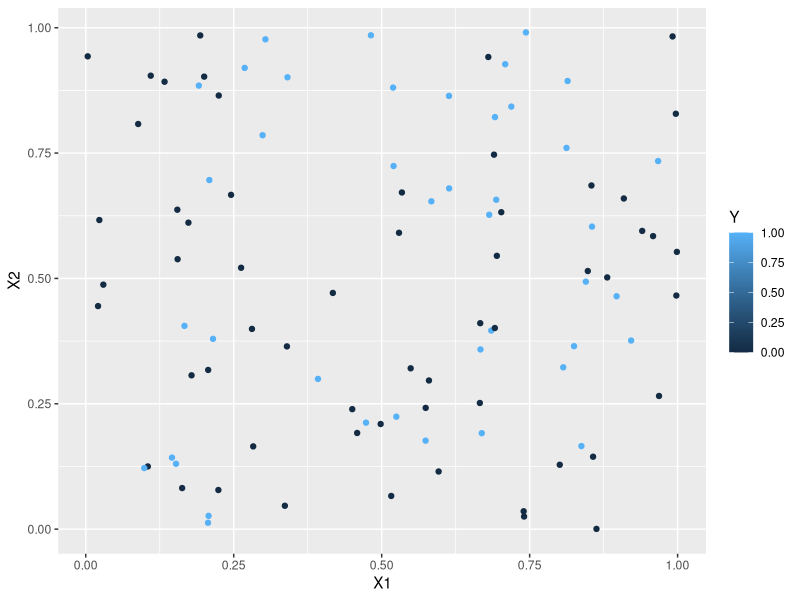
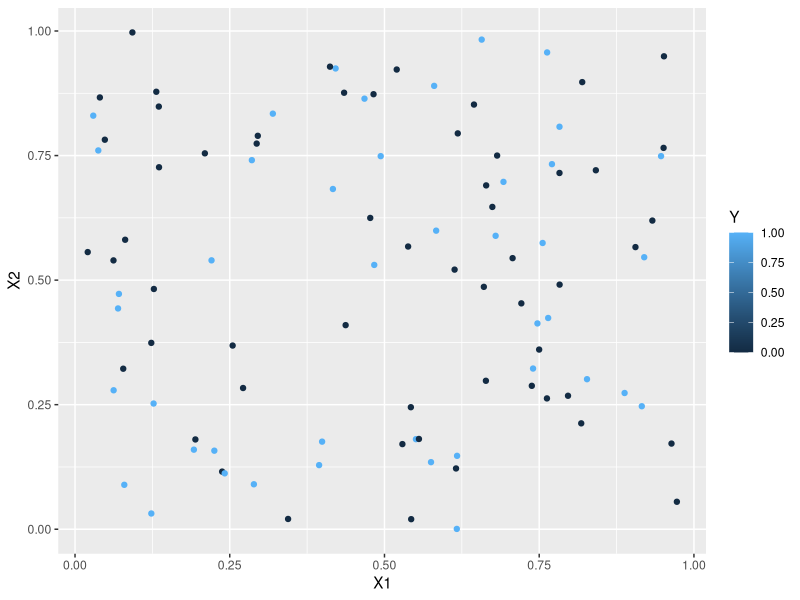
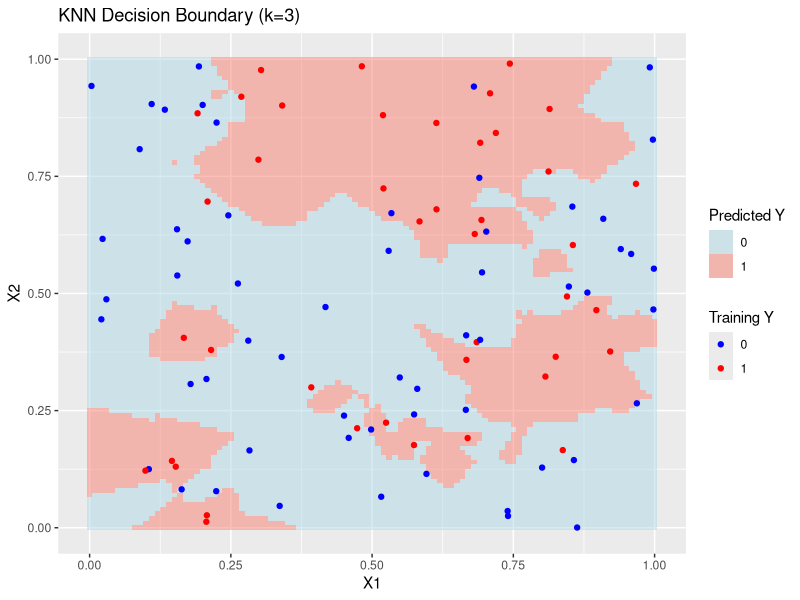
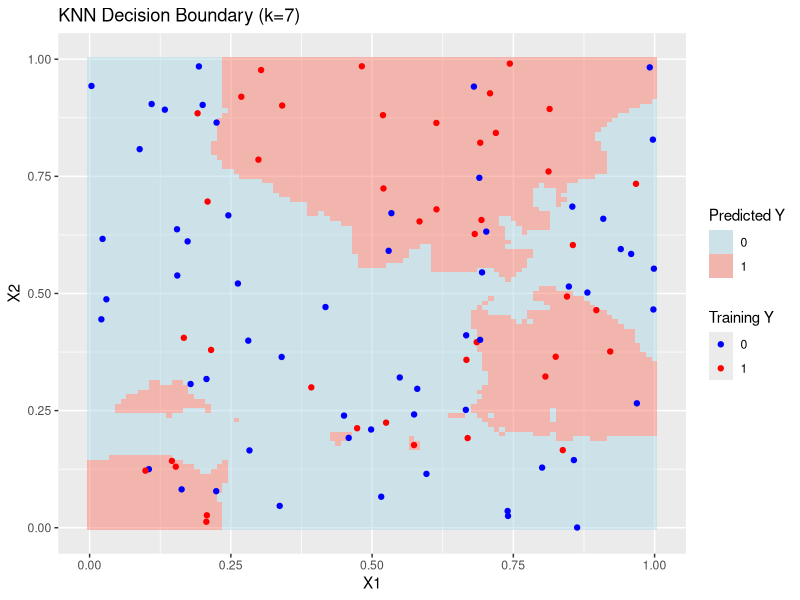
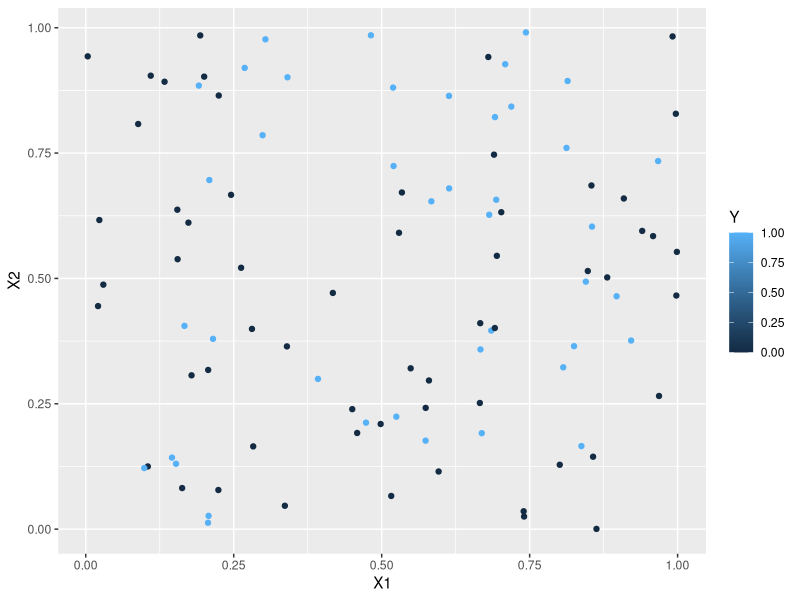
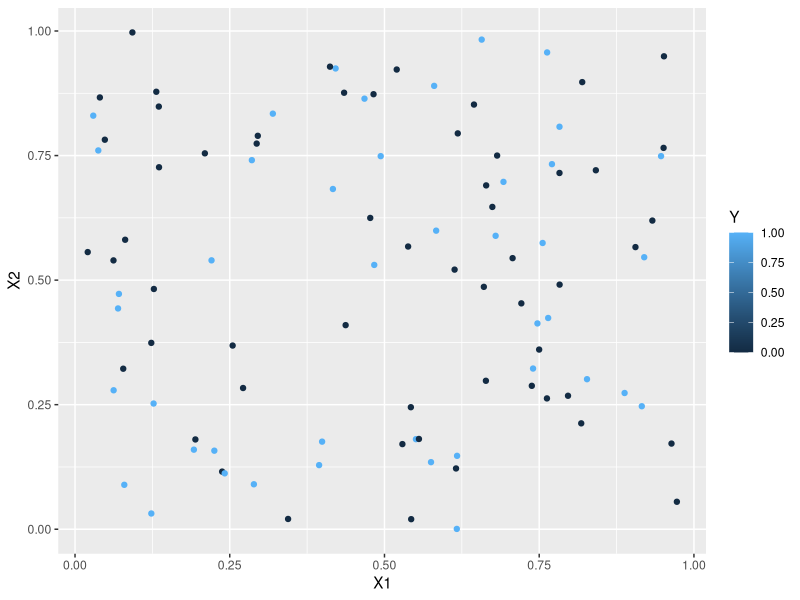
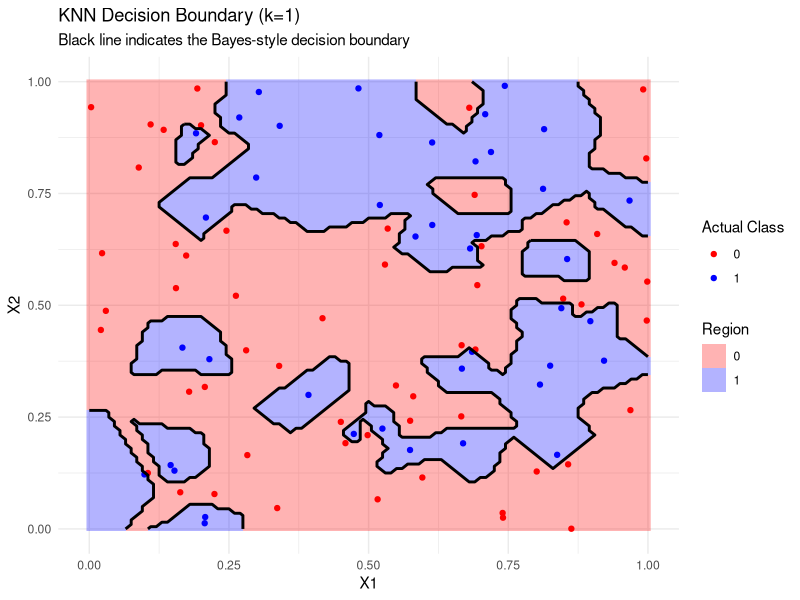
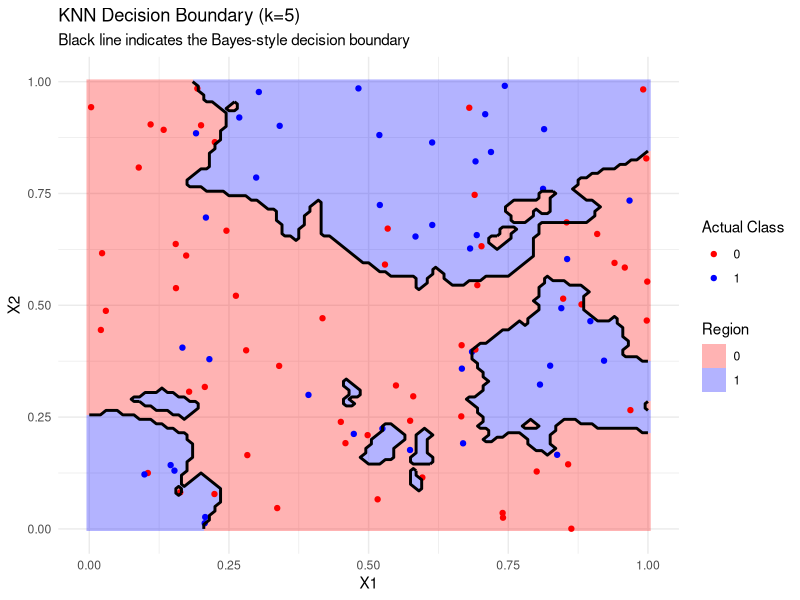

These figures' R source, in order:
## ---- chunk 1
library(class)
library(tidyverse)
## ---- chunk 2
#Generative model
set.seed(116) #setting a random seed so that we can reproduce everything exactly if we want to

generate_y <- function(x1,x2) { #two input parameters to generate the output y
  logit <- x1 -2*x2 -2*x1^2 + x2^2 + 3*x1*x2
  p <- exp(logit)/(1+exp(logit)) #apply the inverse logit function
  y <- rbinom(1,1,p) #y becomes a 0 (with prob 1-p) or a 1 with probability p
}
## ---- chunk 3
# Generate a dataset with 100 points
set.seed(116)
n = 100
X1 <- runif(n,0,1)
X2 <- runif(n,0,1)

#I'm going to use a for loop to generate 100 y's
Y <- rep(0,n) #initializing my Y to be a vector of 0's
for (i in 1:n) {
  Y[i] <- generate_y(X1[i],X2[i])
}

sum(Y) #How many 0's and 1's were predicted? In this training set, 42% were 1's. However, almost 48% are 1's when n is large. That's quite close to 50/50 so we shouldn't have issues with "imbalance," which is something we'll learn about later in the semester.

training <- cbind(X1,X2,Y) #combining all of my variables into a training dataset
ggplot(data=training, aes(x=X1, y=X2, color=Y)) +
  geom_point()
## ---- chunk 4
# Create the training dataset as above using seed=116
# Create a testing dataset using seed=121

set.seed(121)
n = 100
X1 <- runif(n,0,1)
X2 <- runif(n,0,1)

#I'm going to use a for loop to generate 100 y's
Y <- rep(0,n) #initializing my Y to be a vector of 0's
for (i in 1:n) {
  Y[i] <- generate_y(X1[i],X2[i])
}

sum(Y) #43 1's, which is much closer to the 51.5% true rate
testing <- cbind(X1,X2,Y)

#Let's plot the test set. Does it look like the training set? Yeah, looks similar.
ggplot(data=testing, aes(x=X1, y=X2, color=Y)) +
  geom_point()
## ---- chunk 5
library(class)
library(tidyverse)

set.seed(116) #setting a random seed so that we can reproduce everything exactly if we want to

generate_y <- function(x1,x2) { #two input parameters to generate the output y
  logit <- x1 -2*x2 -2*x1^2 + x2^2 + 3*x1*x2
  p <- exp(logit)/(1+exp(logit)) #apply the inverse logit function
  y <- rbinom(1,1,p) #y becomes a 0 (with prob 1-p) or a 1 with probability p
}
# Generate a dataset with 100 points
set.seed(116)
n = 100
X1_tr <- runif(n,0,1)
X2_tr <- runif(n,0,1)

#I'm going to use a for loop to generate 100 y's
Y_tr <- rep(0,n) #initializing my Y to be a vector of 0's
for (i in 1:n) {
  Y_tr[i] <- generate_y(X1_tr[i],X2_tr[i])
}

training <- cbind(X1_tr,X2_tr,Y_tr) #combining all of my variables into a training dataset
## ---- chunk 6
set.seed(121)
n = 100
X1_te <- runif(n,0,1)
X2_te <- runif(n,0,1)

Y_te <- rep(0,n) #initializing my Y to be a vector of 0's
for (i in 1:n) {
  Y_te[i] <- generate_y(X1_te[i],X2_te[i])
}

sum(Y_te) #43 1's, which is much closer to the 51.5% true rate
testing <- cbind(X1_te,X2_te,Y_te)

## ---- chunk 7
ks=c(3,7)
mcrate <- c()

n_test <- nrow(testing)
for (k in ks) {
  y_pred <- knn(train = training[,1:2], test = testing[,1:2], 
                       cl = training[,3], k = k)
  
  misclass_rate <- sum(y_pred != testing[,3]) / n_test
  mcrate <- c(mcrate, misclass_rate)
}
# print misclassification rates
for (i in 1:length(ks)) {
  cat("k =", ks[i], "misclassification rate:", mcrate[i], "\n")
}
## ---- chunk 8
# grid unit square
test_grid <- expand.grid(
  X1 = seq(0, 1, by = 0.01),
  X2 = seq(0, 1, by = 0.01)
)

test_grid$y_pred_k3 <- knn(
  train= training[, 1:2],
  test= test_grid,
  cl= training[, 3],
  k=3
)
test_grid$y_pred_k7 <- knn(
  train= training[, 1:2],
  test= test_grid[, 1:2],
  cl= training[, 3],
  k=7
)

# plot db for k=3
ggplot() +
  geom_tile(data = test_grid, aes(x = X1, y = X2, fill = y_pred_k3), alpha = 0.5) +
  geom_point(data = as.data.frame(training), aes(x = X1_tr, y = X2_tr, color = as.factor(Y_tr))) +
  labs(title = "KNN Decision Boundary (k=3)", fill = "Predicted Y", color = "Training Y") +
  scale_fill_manual(values = c("0" = "lightblue", "1" = "salmon")) +
  scale_color_manual(values = c("0" = "blue", "1" = "red")) 

## ---- chunk 9
# plot db for k=7
ggplot() +
  geom_tile(data = test_grid, aes(x = X1, y = X2, fill = y_pred_k7), alpha = 0.5) +
  geom_point(data = as.data.frame(training), aes(x = X1_tr, y = X2_tr, color = as.factor(Y_tr))) +
  labs(title = "KNN Decision Boundary (k=7)", fill = "Predicted Y", color = "Training Y") +
  scale_fill_manual(values = c("0" = "lightblue", "1" = "salmon")) +
  scale_color_manual(values = c("0" = "blue", "1" = "red"))
## ---- chunk 10
new_data <- data.frame(X1 = 0.5, X2 = 0.5)
predicted_y_k3 <- knn(train = training[, 1:2],
                        test = new_data,
                        cl = training[, 3],
                        k = 3)
predicted_y_k7 <- knn(train = training[, 1:2],
                        test = new_data,
                        cl = training[, 3],
                        k = 7)
cat("Predicted Y for (X1=0.5, X2=0.5) with k=3:", predicted_y_k3, "\n")
cat("Predicted Y for (X1=0.5, X2=0.5) with k=7:", predicted_y_k7, "\n")
# 1 for both k=3 and k=7
## ---- chunk 11
rm(list = ls())
## ---- chunk 12
set.seed(116)
n = 100
X1 <- runif(n,0,1)
X2 <- runif(n,0,1)

generate_y <- function(x1,x2) { #two input parameters to generate the output y
  logit <- x1 -2*x2 -2*x1^2 + x2^2 + 3*x1*x2
  p <- exp(logit)/(1+exp(logit)) #apply the inverse logit function
  y <- rbinom(1,1,p) #y becomes a 0 (with prob 1-p) or a 1 with probability p
}

#I'm going to use a for loop to generate 100 y's
Y <- rep(0,n) #initializing my Y to be a vector of 0's
for (i in 1:n) {
  Y[i] <- generate_y(X1[i],X2[i])
}

sum(Y) #How many 0's and 1's were predicted? In this training set, 42% were 1's. However, almost 48% are 1's when n is large. That's quite close to 50/50 so we shouldn't have issues with "imbalance," which is something we'll learn about later in the semester.

training <- cbind(X1,X2,Y) #combining all of my variables into a training dataset
ggplot(data=training, aes(x=X1, y=X2, color=Y)) +
  geom_point()
## ---- chunk 13
# Create a testing dataset using seed=121

set.seed(121)
n = 100
X1 <- runif(n,0,1)
X2 <- runif(n,0,1)

#I'm going to use a for loop to generate 100 y's
Y <- rep(0,n) #initializing my Y to be a vector of 0's
for (i in 1:n) {
  Y[i] <- generate_y(X1[i],X2[i])
}

sum(Y) #43 1's, which is much closer to the 51.5% true rate
testing <- cbind(X1,X2,Y)

#Let's plot the test set. Does it look like the training set? Yeah, looks similar.
ggplot(data=testing, aes(x=X1, y=X2, color=Y)) +
  geom_point()

predicted.ys1 <- knn(train = training[,1:2], test = testing[,1:2], cl=training[,3],k=1)
predicted.ys <- knn(train = training[,1:2], test = testing[,1:2], cl=training[,3],k=5)
## ---- chunk 14

testing.grid <- expand.grid(X1 = seq(0, 1, by = .01), 
                            X2 = seq(0, 1, by = .01))

predicted.grid1 <- knn(train = training[,1:2], 
                      test = testing.grid, 
                      cl = training[,3], 
                      k = 1)
predicted.grid5 <- knn(train = training[,1:2], 
                      test = testing.grid, 
                      cl = training[,3], 
                      k = 5)

predicted.gridxy <- testing.grid
predicted.gridxy$Y1 <- as.numeric(predicted.grid1) -1
predicted.gridxy$Y5 <- as.numeric(predicted.grid5) -1 
## ---- chunk 15
misclass_rate <- function(predictions, truth) {
  1 - sum(predictions == truth) / length(predictions)
}

pred_k1 <- knn(train = training[,1:2],
               test = testing[,1:2],
               cl = training[,3],
               k = 1)

pred_k5 <- knn(train = training[,1:2],
               test = testing[,1:2],
               cl = training[,3],
               k = 5)

mis_k1 <- misclass_rate(pred_k1, testing[,3])
mis_k5 <- misclass_rate(pred_k5, testing[,3])

mis_k1
mis_k5
## ---- chunk 16
ggplot() +
  # Background: Show the decision regions
  geom_raster(data = predicted.gridxy, aes(x = X1, y = X2, fill = as.factor(Y1)), alpha = 0.3) +
  # The Boundary: The contour line where Y changes
  geom_contour(data = predicted.gridxy, aes(x = X1, y = X2, z = Y1), 
                breaks = 1.5, color = "black", size = 1) +
  # The actual data points
  geom_point(data = training, aes(x = X1, y = X2, color = as.factor(Y))) +
  scale_fill_manual(values = c("red", "blue"), name = "Region") +
  scale_color_manual(values = c("red", "blue"), name = "Actual Class") +
  labs(title = "KNN Decision Boundary (k=1)",
        subtitle = "Black line indicates the Bayes-style decision boundary") +
    geom_contour(data = predicted.gridxy, aes(x = X1, y = X2, z = Y1 +1),  
                breaks = 1.5, color = "black", size = 1) +  
theme_minimal()

ggplot() +
  # Background: Show the decision regions
  geom_raster(data = predicted.gridxy, aes(x = X1, y = X2, fill = as.factor(Y5)), alpha = 0.3) +
  # The Boundary: The contour line where Y changes
  geom_contour(data = predicted.gridxy, aes(x = X1, y = X2, z = Y5), 
                breaks = 1.5, color = "black", size = 1) +
  # The actual data points
  geom_point(data = training, aes(x = X1, y = X2, color = as.factor(Y))) +
  scale_fill_manual(values = c("red", "blue"), name = "Region") +
  scale_color_manual(values = c("red", "blue"), name = "Actual Class") +
  labs(title = "KNN Decision Boundary (k=5)",
        subtitle = "Black line indicates the Bayes-style decision boundary") +
    geom_contour(data = predicted.gridxy, aes(x = X1, y = X2, z = Y5 +1),  
                breaks = 1.5, color = "black", size = 1) +  
theme_minimal()
## ---- chunk 17
rm(list = ls())
## ---- chunk 18
library(class)
library(tidyverse)
## ---- chunk 19
#Generative model
set.seed(116) #setting a random seed so that we can reproduce everything exactly if we want to

generate_y <- function(x1,x2) { #two input parameters to generate the output y
  logit <- x1 -2*x2 -2*x1^2 + x2^2 + 3*x1*x2
  p <- exp(logit)/(1+exp(logit)) #apply the inverse logit function
  y <- rbinom(1,1,p) #y becomes a 0 (with prob 1-p) or a 1 with probability p
}
## ---- chunk 20
# Generate a dataset with 100 points
set.seed(116)
n = 100
X1 <- runif(n,0,1)
X2 <- runif(n,0,1)

#I'm going to use a for loop to generate 100 y's
Y <- rep(0,n) #initializing my Y to be a vector of 0's
for (i in 1:n) {
  Y[i] <- generate_y(X1[i],X2[i])
}

sum(Y) #How many 0's and 1's were predicted? In this training set, 42% were 1's. However, almost 48% are 1's when n is large. That's quite close to 50/50 so we shouldn't have issues with "imbalance," which is something we'll learn about later in the semester.

training <- cbind(X1,X2,Y) #combining all of my variables into a training dataset
ggplot(data=training, aes(x=X1, y=X2, color=Y)) +
  geom_point()
## ---- chunk 21
# Create the training dataset as above using seed=116
# Create a testing dataset using seed=121

set.seed(121)
n = 100
X1 <- runif(n,0,1)
X2 <- runif(n,0,1)

#I'm going to use a for loop to generate 100 y's
Y <- rep(0,n) #initializing my Y to be a vector of 0's
for (i in 1:n) {
  Y[i] <- generate_y(X1[i],X2[i])
}

sum(Y) #43 1's, which is much closer to the 51.5% true rate
testing <- cbind(X1,X2,Y)

#Let's plot the test set. Does it look like the training set? Yeah, looks similar.
ggplot(data=testing, aes(x=X1, y=X2, color=Y)) +
  geom_point()
## ---- chunk 22
train_X <- training[,1:2]
test_X  <- testing[,1:2]
train_Y <- training[,3]


KNN_k4 <- knn(train = train_X, test = test_X, cl = train_Y, k = 4)
KNN_k8 <- knn(train = train_X, test = test_X, cl = train_Y, k = 8)

## ---- chunk 23
true_Y <- testing[,3]

misclass_rate <- function(predictions, test.truth) { #Given the model predictions and the true classifications
  1-(sum(predictions==test.truth)/length(predictions))
}

misclass_rate(KNN_k4, true_Y)
misclass_rate(KNN_k8, true_Y)
## ---- chunk 24
# 1. Setup the Grid correctly
# Ensure the grid names match your training column names (X1, X2)
testing.grid <- expand.grid(X1 = seq(0, 1, by = .01), 
                            X2 = seq(0, 1, by = .01))

# 2. Run KNN on the grid
# We convert the output to numeric so geom_contour can read it
predicted.grid.4 <- knn(train = train_X, 
                      test = testing.grid, 
                      cl = train_Y, 
                      k = 4)
predicted.grid.8 <- knn(train = train_X, 
                        test = testing.grid,
                        cl = train_Y,
                        k = 8)

# 3. Combine grid coordinates with predictions
predicted.gridxy.4 <- testing.grid
predicted.gridxy.4$Y <- as.numeric(predicted.grid.4) -1  

predicted.gridxy.8 <- testing.grid
predicted.gridxy.8$Y <- as.numeric(predicted.grid.8) -1


# Plotting K=4
ggplot() +
  # Background: Show the decision regions
  geom_raster(data = predicted.gridxy.4, aes(x = X1, y = X2, fill = as.factor(Y)), alpha = 0.5) +
  # The Boundary: The contour line where Y changes
  geom_contour(data = predicted.gridxy.4, aes(x = X1, y = X2, z = Y), 
                breaks = 1.5, color = "black", size = 0.5) +
  # The actual data points
  geom_point(data = training, aes(x = X1, y = X2, color = as.factor(Y))) +
  scale_fill_manual(values = c("hotpink", "lightskyblue"), name = "Region") +
  scale_color_manual(values = c("hotpink4", "royalblue"), name = "Actual Class") +
  labs(title = "KNN Decision Boundary (k=4)",
        subtitle = "Black line indicates the Bayes-style decision boundary") +
    geom_contour(data = predicted.gridxy.4, aes(x = X1, y = X2, z = Y +1),  
                breaks = 1.5, color = "black", size = 0.5) + # Add 1 to Y to make the contours actually plot. I don't know why the black boundary won't plot if z is 0 or 1.
theme_minimal()

#Plotting K=8
ggplot() +
  # Background: Show the decision regions
  geom_raster(data = predicted.gridxy.8, aes(x = X1, y = X2, fill = as.factor(Y)), alpha = 0.5) +
  # The Boundary: The contour line where Y changes
  geom_contour(data = predicted.gridxy.8, aes(x = X1, y = X2, z = Y), 
                breaks = 1.5, color = "black", size = 0.5) +
  # The actual data points
  geom_point(data = training, aes(x = X1, y = X2, color = as.factor(Y))) +
  scale_fill_manual(values = c("hotpink", "lightskyblue"), name = "Region") +
  scale_color_manual(values = c("hotpink4", "royalblue"), name = "Actual Class") +
  labs(title = "KNN Decision Boundary (k=8)",
        subtitle = "Black line indicates the Bayes-style decision boundary") +
    geom_contour(data = predicted.gridxy.8, aes(x = X1, y = X2, z = Y +1),  
                breaks = 1.5, color = "black", size = 0.5) + # Add 1 to Y to make the contours actually plot. I don't know why the black boundary won't plot if z is 0 or 1.
theme_minimal()

## ---- chunk 25
rm(list = ls())
## ---- chunk 26
library(class)
library(tidyverse)
K=8
# train
set.seed(116) 
n = 100
X1_tr <- runif(n,0,1)
X2_tr <- runif(n,0,1)
generate_y <- function(x1,x2) { 
  logit <- x1 -2*x2 -2*x1^2 + x2^2 + 3*x1*x2
  p <- exp(logit)/(1+exp(logit)) 
  y <- rbinom(1,1,p) 
}
Y_tr <- rep(0,n) 
for (i in 1:n) {
  Y_tr[i] <- generate_y(X1_tr[i],X2_tr[i])
}
training <- cbind(X1_tr,X2_tr,Y_tr)

# test
set.seed(121)
n = 100
X1_te <- runif(n,0,1)
X2_te <- runif(n,0,1)
Y_te <- rep(0,n)
for (i in 1:n) {
  Y_te[i] <- generate_y(X1_te[i],X2_te[i])
}
testing <- cbind(X1_te,X2_te,Y_te)
# plot decision boundary for k=8

test_grid <- expand.grid(
  X1 = seq(0, 1, by = 0.01),
  X2 = seq(0, 1, by = 0.01)
)

test_grid$y_pred_k8 <- knn(
  train= training[, 1:2],
  test= test_grid,
  cl= training[, 3],
  k=8
)
ggplot() +
  geom_tile(data = test_grid, aes(x = X1, y = X2, fill = y_pred_k8), alpha = 0.5) +
  geom_point(data = as.data.frame(training), aes(x = X1_tr, y = X2_tr, color = as.factor(Y_tr))) +
  labs(title = "KNN Decision Boundary (k=8)", fill = "Predicted Y", color = "Training Y") +
  scale_fill_manual(values = c("0" = "lightblue", "1" = "salmon")) +
  scale_color_manual(values = c("0" = "blue", "1" = "red")) 

## ---- chunk 27
x_0 <- data.frame(X1=0.5, X2=0.5)
y_pred_8 <- knn(
  train= training[, 1:2],
  test= x_0,
  cl= training[, 3],
  k=8
)
print(y_pred_8)

## ---- chunk 28
ks <- 1:16
mcrate <- c()
n_test <- nrow(testing)
for (k in ks) {
  y_pred <- knn(train = training[,1:2], test = testing[,1:2], 
                       cl = training[,3], k = k)
  misclass_rate <- sum(y_pred != testing[,3]) / n_test
  mcrate <- c(mcrate, misclass_rate)
}
plot(ks, mcrate, type='b', xlab='k value', ylab='Misclassification Rate', main='KNN Misclassification Rate vs k')
## ---- chunk 29
seeds <- c(1,2,3)
mcrate_var <- c()
n_test <- nrow(testing)
for (s in seeds) {
  set.seed(s)
  n = 100
  X1_tr <- runif(n,0,1)
  X2_tr <- runif(n,0,1)
  Y_tr <- rep(0,n)
  for (i in 1:n) {
    Y_tr[i] <- generate_y(X1_tr[i],X2_tr[i])
  }
  training_s <- cbind(X1_tr,X2_tr,Y_tr)
  y_pred <- knn(train = training_s[,1:2], test = testing[,1:2], 
                       cl = training_s[,3], k = 8)
  misclass_rate <- sum(y_pred != testing[,3]) / n_test
  mcrate_var <- c(mcrate_var, misclass_rate)
}
# do barplot of mcrate for different seeds
barplot(mcrate_var, names.arg = seeds, xlab = "Random Seed", ylab = "Misclassification Rate", main = "KNN Misclassification Rate (k=8) for Different Training Sets")
## ---- chunk 30
seeds <- c(1,2,3)
for (s in seeds) {
  n = 100
  X1_te_ext <- runif(n,-10,10)
  X2_te_ext <- runif(n,-10,10)
  Y_te_ext <- rep(0,n)
  for (i in 1:n) {
    Y_te_ext[i] <- generate_y(X1_te_ext[i],X2_te_ext[i])
  }
  testing_ext <- cbind(X1_te_ext,X2_te_ext,Y_te_ext)
  y_pred_ext <- knn(train = training[,1:2], test = testing_ext[,1:2], 
                      cl = training[,3], k = 8)
  misclass_rate_ext <- sum(y_pred_ext != testing_ext[,3]) / nrow(testing_ext)
  print(misclass_rate_ext)
}
